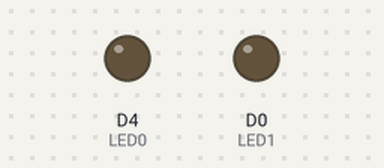
The sketch below on a simulated ESP8266 (NodeMCU). Parts: output pins drawn as LEDs (lit = HIGH). WiFi joins after 1.5 s; servers stay silent unless stated; what the sketch prints to the serial monitor is not drawn.

Above: at 0.1 s.
At 4.8 s:
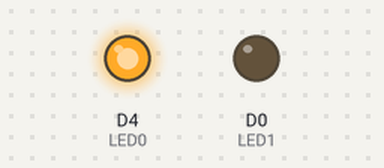
Timing chart, 0 to 6.5 s (numbered marks = the images above):
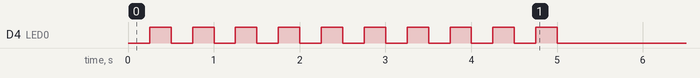

The sketch:

Client_JOYA.ino
```cpp
//------------------------------------------------------------------------------------
  #include <Wire.h>
  #include <ESP8266WiFi.h>

  #define       LED0      2
  #define       LED1      D0
  #define       RX        3
  #define       TWI_FREQ  400000L   // Fréquence de l'I2C à 400KHZ

  int           LEDState          = LOW;
  unsigned long CurrMillis        = 0;
  unsigned long PrevMillis        = 0;
  unsigned long Interval          = 1000;

  char*         ROVERssid;
  char*         ROVERpassword;
  IPAddress     ROVERServer(192,168,4,1);
  WiFiClient    ROVERClient;

char str[4];

  void setup()
  {
    Wire.begin();

    Wire.setClock(TWI_FREQ);        // Règle la fréquence requise pour le MPU9250

    Serial.begin(115200);

    pinMode(LED0, OUTPUT);
    pinMode(LED1, OUTPUT);
    pinMode(RX,OUTPUT);
    digitalWrite(LED0, !LOW);

    WiFi.mode(WIFI_STA);
    WiFi.begin("Alexis_ROVER_3","");          //SSID cible

    Serial.println("!--- Connecting To " + WiFi.SSID() + " ---!");


    CheckConnectivity();

    // Arret du clignotement pour dire quil est connecté
    digitalWrite(LED0, !HIGH);
    Serial.println("!-- Peripheriqe client est connecte --!");

    Serial.println("Connecte a                  : " + String(WiFi.SSID()));
    Serial.println("Force du signal             : " + String(WiFi.RSSI()) + " dBm");
    Serial.print  ("Adresse IP du serveur       : ");
    Serial.println(ROVERServer);
    Serial.print  ("Addresse IP du peripherique : ");
    Serial.println(WiFi.localIP());

    // Conection en tant que client
    ROVERRequest();
  }

  void loop()
  {

    sendSerial();

  }

  void sendSerial()
  {
         ROVERClient.println("Test");
         ROVERClient.flush();
  }

  void CheckConnectivity()
  {
    while(WiFi.status() != WL_CONNECTED)
    {
      for(int i=0; i < 10; i++)
      {
        digitalWrite(LED0, !HIGH);
        delay(250);
        digitalWrite(LED0, !LOW);
        delay(250);
        Serial.print(".");
      }
      Serial.println("");
    }
  }

  void ROVERRequest()
  {
    ROVERClient.stop();
    if(ROVERClient.connect(ROVERServer, 9001))
    {
      Serial.println    ("<ROVER 3-CONNECTE>");
      ROVERClient.println ("<ROVER 3-CONNECTE>");
    }
  }
```
